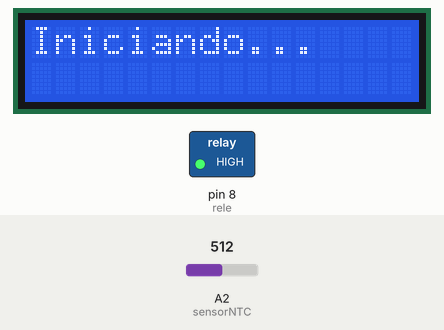
A sketch run on a simulated Arduino Uno, built with avr-gcc and run on an emulated ATmega328P. On the bench: 16×2 character LCD, switched loads named in the sketch (green lamp = pin HIGH). Inputs (shaded band) come from the test bench; at power-on: A2 (sensorNTC) = 512. What the sketch prints to the serial monitor is not drawn.

Above: at 0.1 s.
At 3.2 s:
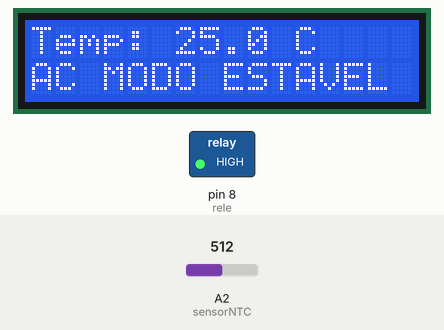
3.3 s: A2 (sensorNTC) set to 532
At 17.6 s:
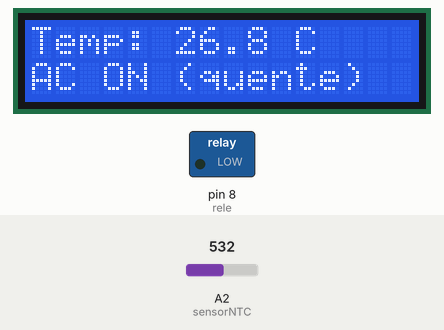
Timing chart, 0 to 19.1 s (numbered marks = the images above; inputs shaded):
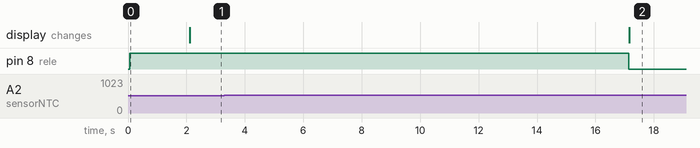

Measured:
- the behaviour switches between 522 and 523 on A2 (sensorNTC) (found by bisection; images 1 and 2)
- after the input at 3.3 s, pin 8 (rele): HIGH → LOW after 13.8 s; the display: changes after 13.9 s (image 2)

The sketch:

projeto_reguladorDeTemp.ino
```cpp
#include <SoftwareSerial.h>
#include <Wire.h>
#include <LiquidCrystal_I2C.h>

SoftwareSerial esp(2, 3); // RX, TX
LiquidCrystal_I2C lcd(0x27, 16, 2);

const int sensorNTC = A2;
const int rele = 8; // pino que aciona o relé
const float TEMP_MIN = 22.0;
const float TEMP_MAX = 26.0;

void setup() {
  Serial.begin(9600);
  esp.begin(9600);
  lcd.begin(16, 2);
  lcd.backlight();

  pinMode(rele, OUTPUT);
  digitalWrite(rele, HIGH); // relé desligado inicialmente

  lcd.setCursor(0, 0);
  lcd.print("Iniciando...");
  delay(2000);
}

void loop() {
  //Transforma o valor da resistência em graus Celsius
  int leitura = analogRead(sensorNTC);
  float resistencia = (1023.0 / leitura - 1.0) * 10000.0;
  float temperatura = 1.0 / (log(resistencia / 10000.0) / 3950.0 + 1.0 / 298.15) - 273.15;

  // Envia para ESP-01
  esp.println(temperatura);
  Serial.println("Temperatura enviada: " + String(temperatura));

  // Exibe no LCD
  lcd.clear();
  lcd.setCursor(0, 0);
  lcd.print("Temp: ");
  lcd.print(temperatura, 1);
  lcd.print(" C");

  // Controle do ar-condicionado
  if (temperatura >= TEMP_MAX) {
    digitalWrite(rele, LOW); // liga
    lcd.setCursor(0, 1);
    lcd.print("AC ON (quente)");
  } else if (temperatura <= TEMP_MIN) {
    digitalWrite(rele, HIGH); // desliga
    lcd.setCursor(0, 1);
    lcd.print("AC OFF (frio)");
  } else {
    lcd.setCursor(0, 1);
    lcd.print("AC MODO ESTAVEL ");
  }

  delay(15000); // lê a cada 15 segundos
}
```
